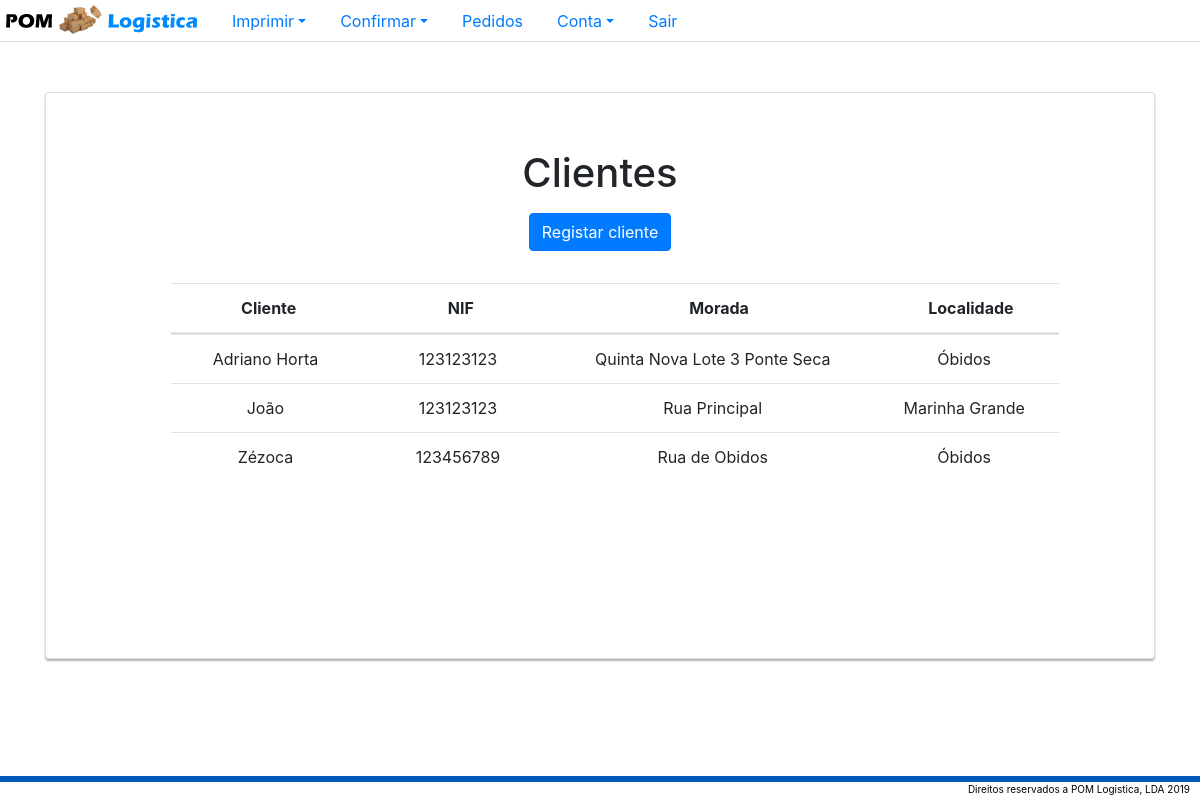
Page /ListarClientes_operador_OLD.php on the earlier database version.
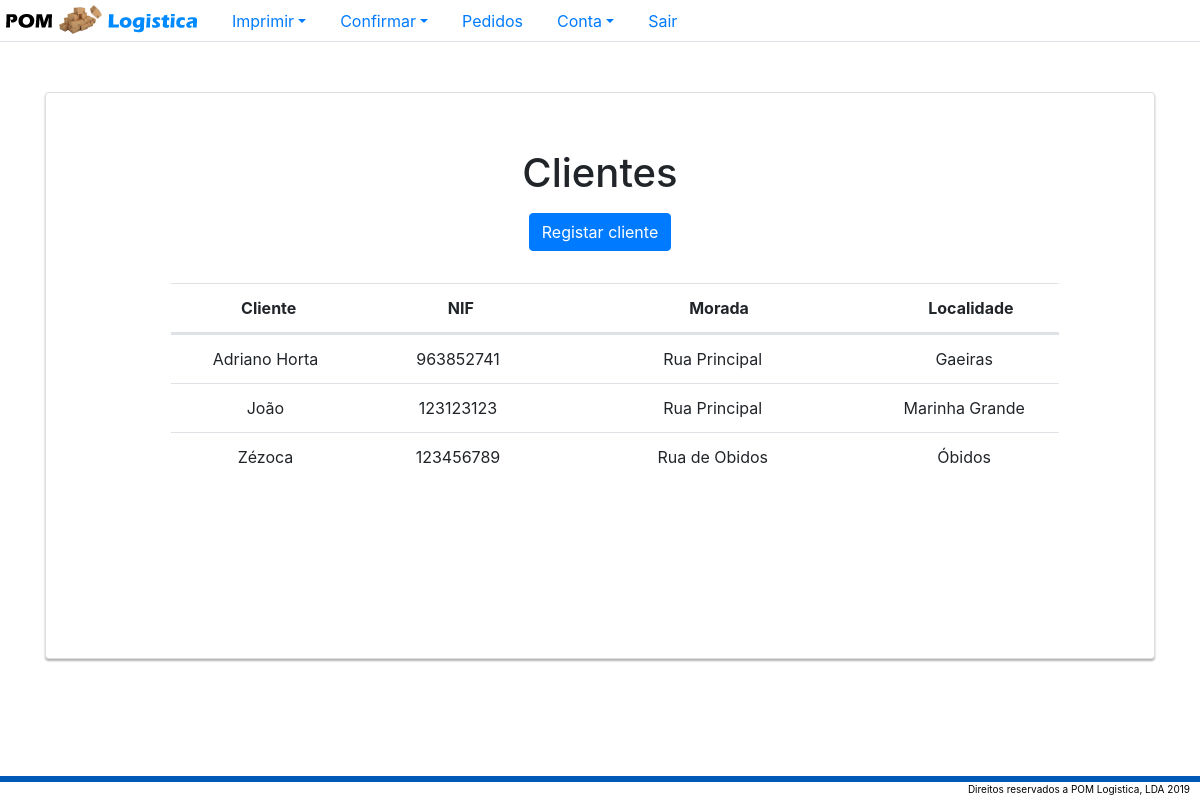
Same page on the later database version.
### tables this page shows
CREATE TABLE `cliente` (
  `id` int(11) NOT NULL,
  `nome` text NOT NULL,
  `nif` int(9) NOT NULL,
  `morada` text NOT NULL,
  `localidade` text NOT NULL
);

### ListarClientes_operador_OLD.php (the view, shortened to what this page needs)
<!DOCTYPE html>
<html lang=pt dir="ltr">
<?php
include 'navbarOperador.php';
include 'db.php';
?>
<head>
    <link rel="stylesheet" href="https://stackpath.bootstrapcdn.com/bootstrap/4.3.1/css/bootstrap.min.css">
</head>
<body>
    <div class="container">
        <div class="card card-container" style="text-align:center; width:100%; max-width: none">
            <p id="profile-name" class="profile-name-card"></p>
            <form class="container" action="ListarClientes_operador.php" method="post">
                <div style="text-align:center">
                    <h1 style="margin-bottom:1rem;">Clientes</h1>
                    <button type="button" class="btn btn-primary" style="margin-bottom:1rem;" data-toggle="modal" data-target="#exampleModal">
                        Registar cliente
                    </button>
                    <form name="myForm" onsubmit="return validateForm()">
                        <div class="container" style="margin-left:auto; margin-right:auto">
                            <div style="margin-left:5rem; margin-right:auto">
                                <table style="margin-top:1rem; margin-left:-25px; text-align:center" class="table">
                                    <thead>
                                        <tr>
                                            <th>Cliente</th>
                                            <th>NIF</th>
                                            <th style="width:25rem;">Morada</th>
                                            <th>Localidade</th>
                                        </tr>
                                    </thead>
                                    <tbody>
                                        <?php
                                        $dado = mysqli_query($conn, "SELECT * FROM cliente");
                                        foreach ($dado as $eachRow) {
                                            $Nome = $eachRow['nome'];
                                            $nif = $eachRow['nif'];
                                            $Morada = $eachRow['morada'];
                                            $Localidade = $eachRow['localidade'];
                                            echo '<tr>';
                                            echo '<td> ' . $Nome . '</td>';
                                            echo '<td> ' . $nif . '</td>';
                                            echo '<td style="width:25rem;"> ' . $Morada . '</td>';
                                            echo '<td> ' . $Localidade . '</td>';
                                            echo '</tr>';
                                        }
                                        ?>
                                    </tbody>
                                </table>
                            </div>
                        </div>
                    </form>
                </div>
            </form>
        </div>
    </div>
</body>
</html>

Differences in the rows shown:
changed cliente "Adriano Horta": nif "123123123" → "963852741"; morada "Quinta Nova Lote 3 Ponte Seca" → "Rua Principal"; localidade "Óbidos" → "Gaeiras"
